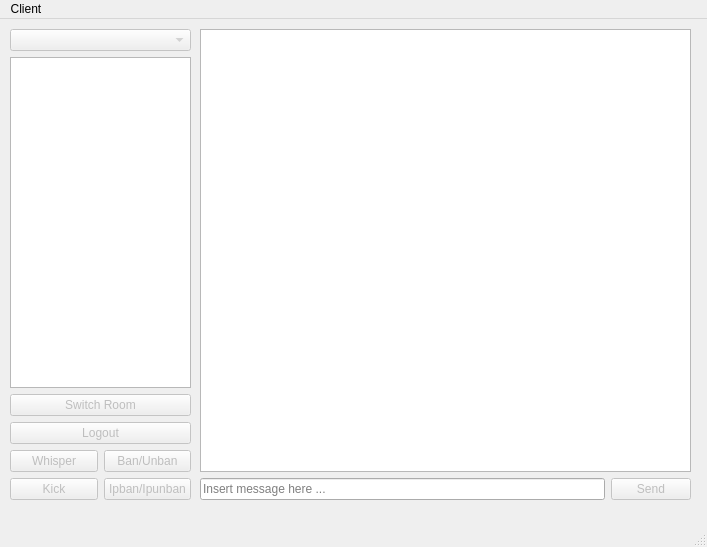
<?xml version="1.0" encoding="UTF-8"?>
<ui version="4.0">
 <class>MainWindow</class>
 <widget class="QMainWindow" name="MainWindow">
  <property name="geometry">
   <rect>
    <x>0</x>
    <y>0</y>
    <width>707</width>
    <height>547</height>
   </rect>
  </property>
  <property name="windowTitle">
   <string>Kolibri Chat Client</string>
  </property>
  <widget class="QWidget" name="centralwidget">
   <widget class="QWidget" name="verticalLayoutWidget">
    <property name="geometry">
     <rect>
      <x>200</x>
      <y>10</y>
      <width>491</width>
      <height>471</height>
     </rect>
    </property>
    <layout class="QVBoxLayout" name="ChatLayout">
     <item>
      <widget class="QTextEdit" name="txt_messages">
       <property name="readOnly">
        <bool>true</bool>
       </property>
      </widget>
     </item>
     <item>
      <layout class="QHBoxLayout" name="Messagebar">
       <item>
        <widget class="QLineEdit" name="txt_message">
         <property name="readOnly">
          <bool>true</bool>
         </property>
         <property name="placeholderText">
          <string>Insert message here ...</string>
         </property>
        </widget>
       </item>
       <item>
        <widget class="QPushButton" name="bt_send">
         <property name="enabled">
          <bool>false</bool>
         </property>
         <property name="text">
          <string>Send</string>
         </property>
        </widget>
       </item>
      </layout>
     </item>
    </layout>
   </widget>
   <widget class="QWidget" name="verticalLayoutWidget_2">
    <property name="geometry">
     <rect>
      <x>10</x>
      <y>10</y>
      <width>181</width>
      <height>471</height>
     </rect>
    </property>
    <layout class="QVBoxLayout" name="RoomLayout">
     <item>
      <widget class="QComboBox" name="cmb_userlists">
       <property name="enabled">
        <bool>false</bool>
       </property>
      </widget>
     </item>
     <item>
      <widget class="QListWidget" name="lst_users">
       <property name="selectionMode">
        <enum>QAbstractItemView::MultiSelection</enum>
       </property>
      </widget>
     </item>
     <item>
      <widget class="QPushButton" name="bt_switch">
       <property name="enabled">
        <bool>false</bool>
       </property>
       <property name="text">
        <string>Switch Room</string>
       </property>
      </widget>
     </item>
     <item>
      <widget class="QPushButton" name="bt_logout">
       <property name="enabled">
        <bool>false</bool>
       </property>
       <property name="text">
        <string>Logout</string>
       </property>
      </widget>
     </item>
     <item>
      <layout class="QGridLayout" name="gridLayout">
       <item row="1" column="1">
        <widget class="QPushButton" name="bt_ipban">
         <property name="enabled">
          <bool>false</bool>
         </property>
         <property name="text">
          <string>Ipban/Ipunban</string>
         </property>
        </widget>
       </item>
       <item row="0" column="1">
        <widget class="QPushButton" name="bt_ban">
         <property name="enabled">
          <bool>false</bool>
         </property>
         <property name="text">
          <string>Ban/Unban</string>
         </property>
        </widget>
       </item>
       <item row="1" column="0">
        <widget class="QPushButton" name="bt_kick">
         <property name="enabled">
          <bool>false</bool>
         </property>
         <property name="text">
          <string>Kick</string>
         </property>
        </widget>
       </item>
       <item row="0" column="0">
        <widget class="QPushButton" name="bt_whisper">
         <property name="enabled">
          <bool>false</bool>
         </property>
         <property name="text">
          <string>Whisper</string>
         </property>
        </widget>
       </item>
      </layout>
     </item>
    </layout>
   </widget>
  </widget>
  <widget class="QMenuBar" name="menubar">
   <property name="geometry">
    <rect>
     <x>0</x>
     <y>0</y>
     <width>707</width>
     <height>21</height>
    </rect>
   </property>
   <widget class="QMenu" name="menuClient">
    <property name="title">
     <string>Client</string>
    </property>
    <addaction name="actionExit"/>
   </widget>
   <addaction name="menuClient"/>
  </widget>
  <widget class="QStatusBar" name="statusbar"/>
  <action name="actionExit">
   <property name="text">
    <string>Exit</string>
   </property>
  </action>
 </widget>
 <resources/>
 <connections/>
</ui>
